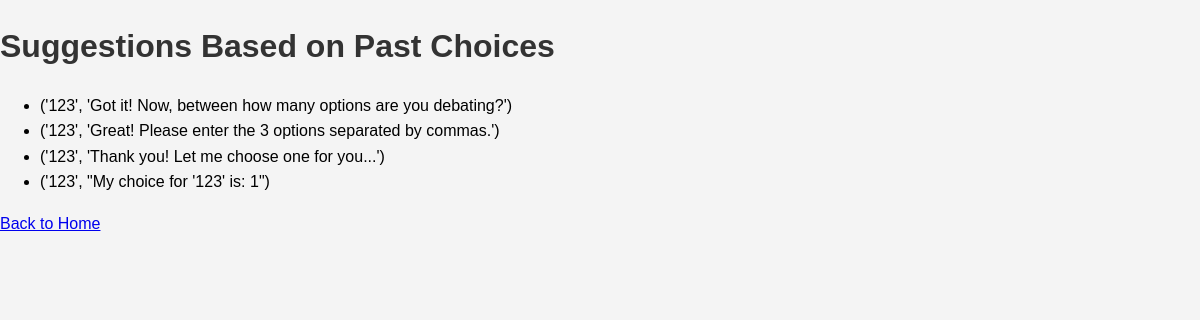
Page /get_suggestions (signed in) on the committed database.
### tables this page shows
CREATE TABLE choices (
            id INTEGER PRIMARY KEY AUTOINCREMENT,
            username TEXT NOT NULL,
            dilemma TEXT NOT NULL,
            choice TEXT NOT NULL,
            FOREIGN KEY (username) REFERENCES users (username)
        );

### app.py (the view)
@app.route('/get_suggestions')
def get_suggestions():
    username = session.get('username')
    if not username:
        return redirect(url_for('login'))
    past_choices = get_user_choices(username)
    suggestions = pedro.get_past_choices()
    return render_template('suggestions.html', suggestions=suggestions)

### chatbot.py (called while the page is built)
    def get_past_choices(self):
        if not self.username:
            return []
        try:
            conn = sqlite3.connect(self.db_path)
            cursor = conn.cursor()
            cursor.execute("SELECT dilemma, choice FROM choices WHERE username = ?", (self.username,))
            choices = cursor.fetchall()
            return choices
        except Exception as e:
            print(f"An error occurred while retrieving choices: {e}")
            return []
        finally:
            conn.close()

### database.py (called while the page is built)
def get_user_choices(username):
    try:
        conn = sqlite3.connect(DATABASE)
        cursor = conn.cursor()
        cursor.execute("SELECT dilemma, choice FROM choices WHERE username = ?", (username,))
        choices = cursor.fetchall()
        return choices
    except Exception as e:
        print(f"An error occurred while fetching user choices: {e}")
        return []
    finally:
        conn.close()

### templates/suggestions.html (shortened to what this page needs)
<!DOCTYPE html>
<html lang="en">
<head>
    <link rel="stylesheet" href="{{ url_for('static', filename='styles.css') }}">
</head>
<body>
    <h1>Suggestions Based on Past Choices</h1>
    <ul>
        {% for suggestion in suggestions %}
        <li>{{ suggestion }}</li>
        {% endfor %}
    </ul>
    <a href="{{ url_for('index') }}">Back to Home</a>
</body>
</html>

### static/css/styles.css (style rules this page uses)
body { font-family: Arial, sans-serif; line-height: 1.6; margin: 0; padding: 0; background-color: #f4f4f4; }
h1 { font-size: 2em; color: #333; margin-bottom: 20px; }

### rows in the picture
choices: suggestion "('123', 'Got it! Now, between how many options are you debating?')"
choices: suggestion "('123', 'Great! Please enter the 3 options separated by commas.')"
choices: suggestion "('123', 'Thank you! Let me choose one for you...')"
choices: suggestion "('123', \"My choice for '123' is: 1\")"
